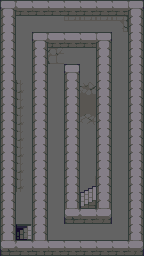

A level layout from a 2D game, rendered from its tile map. Below: a short description, then the map file with tile-grid data replaced by summaries:
An orthogonal 9x16 tile map with 16x16 px tiles, 3 tile layers (Kachelebene 1, Schlucht, graphics), 4 tilesets and 13 objects.

<map version="1.0" tiledversion="1.1.6" orientation="orthogonal" renderorder="right-down" width="9" height="16" tilewidth="16" tileheight="16" infinite="0" nextobjectid="94">
 <tileset firstgid="1" name="tiles_dungeon_v1.1" tilewidth="16" tileheight="16" tilecount="480" columns="20">
  <image source="tiles_dungeon_v1.1.png" width="320" height="384" />
 </tileset>
 <tileset firstgid="481" name="tiles_dungeon_v1.1" tilewidth="16" tileheight="16" tilecount="480" columns="20">
  <image source="tiles_dungeon_v1.1.png" width="320" height="384" />
 </tileset>
 <tileset firstgid="961" name="tiles_dungeon_v1.1" tilewidth="16" tileheight="16" tilecount="480" columns="20">
  <image source="tiles_dungeon_v1.1.png" width="320" height="384" />
 </tileset>
 <tileset firstgid="1441" name="tiles_dungeon_v1.1" tilewidth="16" tileheight="16" tilecount="480" columns="20">
  <image source="tiles_dungeon_v1.1.png" width="320" height="384" />
 </tileset>
 <layer name="Kachelebene 1" width="9" height="16">
  <data>[144 cells, 144 non-empty, 25 distinct tile ids]</data>
 </layer>
 <layer name="Schlucht" width="9" height="16">
  <data>[144 cells, 0 non-empty, 0 distinct tile ids]</data>
 </layer>
 <layer name="graphics" width="9" height="16">
  <data>[144 cells, 3 non-empty, 3 distinct tile ids]</data>
 </layer>
 <objectgroup name="Schlucht" visible="0" />
 <objectgroup name="Stein, TreppeRunter">
  <object id="1" x="0" y="0" width="144" height="16" />
  <object id="2" x="0" y="16" width="16" height="240" />
  <object id="3" x="16" y="240" width="128" height="16" />
  <object id="4" x="128" y="16" width="16" height="224" />
  <object id="84" x="16" y="224" width="16" height="16" />
  <object id="85" x="32" y="32" width="16" height="208" />
  <object id="86" x="48" y="32" width="64" height="16" />
  <object id="88" x="64" y="64" width="16" height="160" />
  <object id="89" x="80" y="208" width="16" height="16" />
  <object id="90" x="96" y="208" width="16" height="16" />
  <object id="91" x="96" y="48" width="16" height="128" />
  <object id="92" x="96" y="176" width="16" height="16" />
  <object id="93" x="96" y="192" width="16" height="16" />
 </objectgroup>
 <objectgroup name="Sonstiges" locked="1" />
</map>
